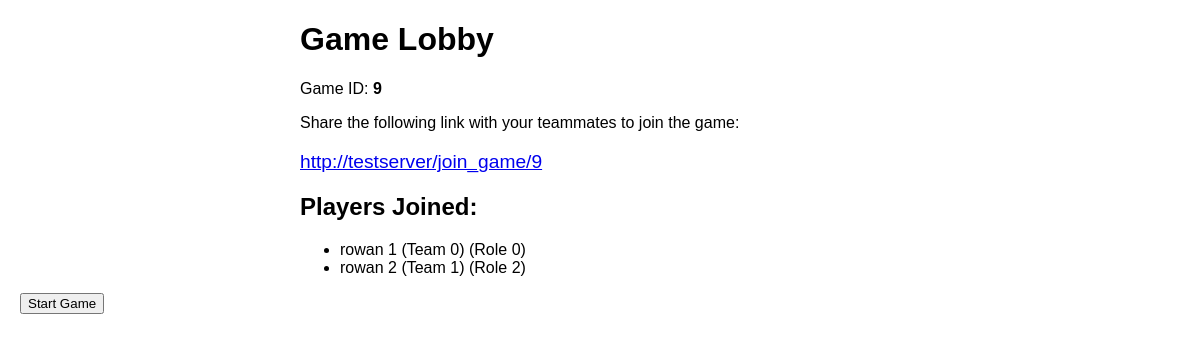
/lobby/9, run on an earlier commit of the app's database.
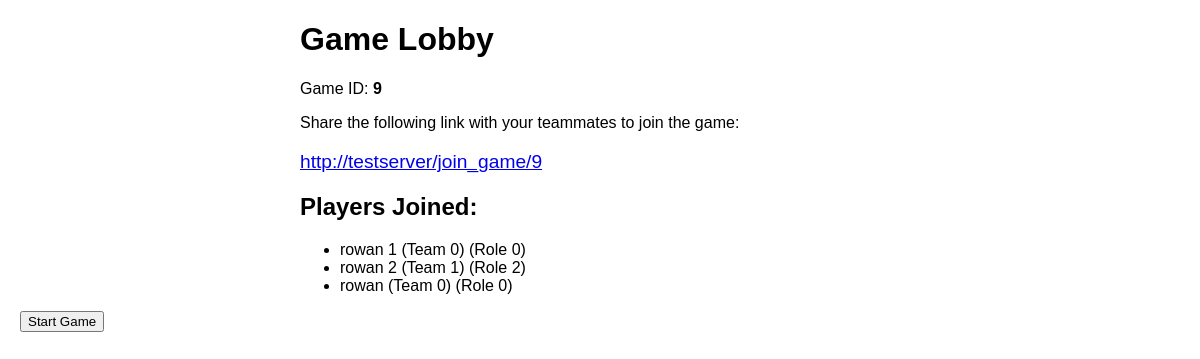
And on a later commit of the database.
### code/app.py (models this page shows)
class Player(db.Model):
    __tablename__ = 'players'
    id = db.Column(db.Integer, primary_key=True)
    username = db.Column(db.String(100), nullable=False)
    team = db.Column(db.Integer, nullable=False)  # 0 (red) or 1 (blue) for team assignment
    game_id = db.Column(db.Integer, db.ForeignKey('games.id'), nullable=False)
    role = db.Column(db.Integer, nullable=False) # 0 (guesser) or 1 (clue giver)

### code/app.py (the view)
@app.route('/lobby/<int:game_id>')
def lobby(game_id):
    game = Game.query.get_or_404(game_id)
    join_link = request.host_url + 'join_game/' + str(game.id)
    players = Player.query.filter_by(game_id=game.id).all()
    return render_template('lobby.html', game_id=game.id, join_link=join_link, players=players)

### templates/lobby.html (shortened to what this page needs)
<!DOCTYPE html>
<html lang="en">
<head>
</head>
<body>
    <div class="container">
        <h1>Game Lobby</h1>
        <p>Game ID: <strong>{{ game_id }}</strong></p>
        <p>Share the following link with your teammates to join the game:</p>
        <p class="join-link">
            <a href="{{ join_link }}">{{ join_link }}</a>
        </p>
        {% if players %}
            <div class="player-list">
                <h2>Players Joined:</h2>
                <ul>
                    {% for player in players %}
                        <li>{{ player.username }} (Team {{ player.team }}) (Role {{ player.role}})</li>
                    {% endfor %}
                </ul>
            </div>
        {% else %}
            <p>No players have joined yet.</p>
        {% endif %}
    </div>
    <a href="{{ url_for('start_multiplayer_game', game_id=game_id) }}">
        <button type="button">Start Game</button>
    </a>
</body>
</html>

### templates/lobby.html (style rules this page uses)
body { font-family: Arial, sans-serif; margin: 20px; }
.container { max-width: 600px; margin: auto; }
.join-link { font-size: 1.2em; color: blue; }
.player-list { margin-top: 20px; }

What changed in the data, as far as the page shows it:
added Player: username "rowan", team "0", role "0"
